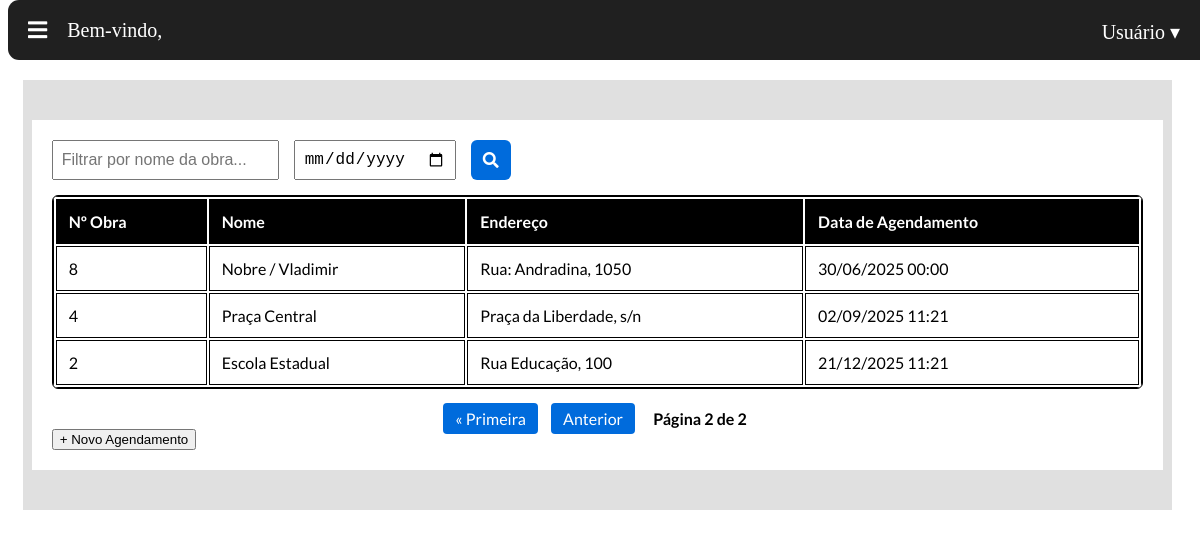
The app's page /agenda/lista/?page=2&nome=&data= (signed in) with its own data.
### agenda/models.py (models this page shows, shortened)
class Agendamento(models.Model):
    obra = models.ForeignKey(obra, on_delete=models.CASCADE, related_name='agendamentos')
    data = models.DateTimeField(auto_now_add=True)
    montador = models.ForeignKey(usuario, on_delete=models.CASCADE)
    data_agendamento = models.DateTimeField()
    realizado = models.BooleanField(default=False)

### obra/models.py (models this page shows, shortened)
class obra(models.Model):
    nome = models.CharField('nome', max_length=50)
    numero = models.IntegerField('numero controle')
    endereco = models.TextField('endereço', max_length=200, null=True, blank=True)
    data_criacao = models.DateTimeField('Data de criação',auto_now_add=True)
    cliente = models.CharField('nome cliente', max_length=50)
    previsao_entrega = models.DateTimeField('Data prevista para entrega', null=True, blank=True)

### agenda/views.py (the view)
# urls.py: path('lista/', views.listar_agendamentos, name='listar'),
@login_required
def listar_agendamentos(request):
    nome = request.GET.get('nome', '')
    data = request.GET.get('data', '')
    agendamentos = Agendamento.objects.select_related('obra').order_by('data_agendamento')
    if nome:
        agendamentos = agendamentos.filter(obra__nome__icontains=nome)
    if data:
        agendamentos = agendamentos.filter(data_agendamento__date=data)
    paginator = Paginator(agendamentos, 3)  # Exibe 10 agendamentos por página
    pagina_num = request.GET.get('page')
    pagina_obj = paginator.get_page(pagina_num)
    return render(request, "agenda/listar_agendamentos.html", {
        "pagina_obj": pagina_obj,
        "nome": nome,
        "data": data,
    })

### templates/agenda/listar_agendamentos.html (shortened to what this page needs)
{% extends 'base.html' %}
{% load static %}
{% block content %}
{% block extra_css %}
<link rel="stylesheet" href="{% static 'agenda/listaAgenda.css' %}">
{% endblock %}
<div class="lista-agenda-container">
  <form method="get" class="filtros-tabela">
    <input type="text" id="filtro-nome" name="nome" value="{{ nome }}" placeholder="Filtrar por nome da obra...">
    <input type="date" id="filtro-data" name="data" value="{{ data }}">
    <button type="submit" id="btn-filtrar" class="btn-filtrar">
      <i class="fas fa-search"></i>
    </button>
  </form>
  <section class="tabela-wrapper">
    <table class="tabela-agendamentos">
      <thead>
        <tr>
          <th>Nº Obra</th>
          <th>Nome</th>
          <th>Endereço</th>
          <th>Data de Agendamento</th>
        </tr>
      </thead>
      <tbody id="tabela-corpo">
        {% for agendamento in pagina_obj %}
          <tr>
            <td>{{ agendamento.obra.id }}</td>
            <td>{{ agendamento.obra.nome }}</td>
            <td>{{ agendamento.obra.endereco }}</td>
            <td>{{ agendamento.data_agendamento|date:"d/m/Y H:i" }}</td>
          </tr>
        {% empty %}
          <tr>
            <td colspan="4">Nenhum agendamento encontrado.</td>
          </tr>
        {% endfor %}
      </tbody>
    </table>
  </section>
  <div class="paginacao">
    {% if pagina_obj.has_previous %}
      <a href="?page=1&nome={{ nome }}&data={{ data }}">&laquo; Primeira</a>
      <a href="?page={{ pagina_obj.previous_page_number }}&nome={{ nome }}&data={{ data }}">Anterior</a>
    {% endif %}
    <span>Página {{ pagina_obj.number }} de {{ pagina_obj.paginator.num_pages }}</span>
  </div>
  <button id="abrir-modal" data-url="{% url 'agenda:novo_agendamento' %}">
    + Novo Agendamento
  </button>
</div>
{% endblock %}

### static/css/estilo.css (style rules this page uses)
:root { --accent-color: #fd9432; --gradient-color: #0d32d8; }

### static/agenda/listaAgenda.css (style rules this page uses)
.lista-agenda-container { margin: 40px auto; background-color: #fff; padding: 20px; width: 95%; }
.filtros-tabela { display: flex; gap: 15px; margin-bottom: 15px; }
.filtros-tabela input { padding: 8px; font-size: 1rem; }
.btn-filtrar { padding: 8px 12px; background-color: #006bdc; color: white; border: none; border-radius: 6px; cursor: pointer; font-size: 1rem; display: flex; align-items: center; }
.btn-filtrar i { font-size: 16px; }
.tabela-agendamentos { width: 100%; border: 1px solid #000000; }
.tabela-wrapper { overflow-x: auto; background-color: white; border: 1px solid #000000; border-radius: 6px; }
.tabela-agendamentos th, .tabela-agendamentos td { padding: 12px; border: 1px solid #000000; text-align: left; }
.tabela-agendamentos thead { background-color: #000000; color: white; }
.paginacao { text-align: center; margin-top: 20px; }
.paginacao a { margin: 0 5px; padding: 6px 12px; background-color: #006bdc; color: white; border-radius: 4px; text-decoration: none; }
.paginacao span { margin: 0 10px; font-weight: bold; }

### records on screen
Agendamento: obra.id "8", obra.nome "Nobre / Vladimir", obra.endereco "Rua: Andradina, 1050", data_agendamento "30/06/2025 00:00"
Agendamento: obra.id "4", obra.nome "Praça Central", obra.endereco "Praça da Liberdade, s/n", data_agendamento "02/09/2025 11:21"
Agendamento: obra.id "2", obra.nome "Escola Estadual", obra.endereco "Rua Educação, 100", data_agendamento "21/12/2025 11:21"

### other values on screen
{{ pagina_obj.number }} "2"
{{ pagina_obj.paginator.num_pages }} "2"
